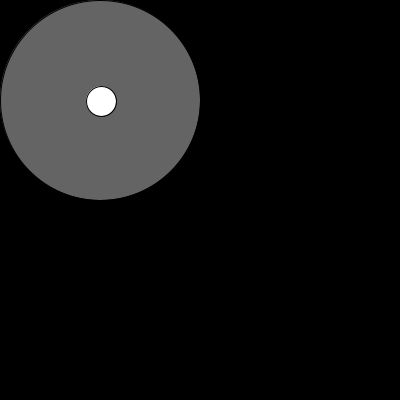
Frame 1 (no input)
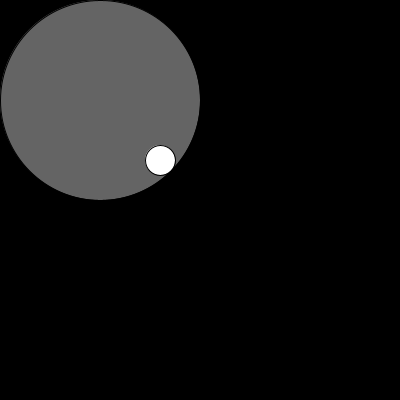
Frame 60 (the mouse pressed at the canvas centre just before this capture)
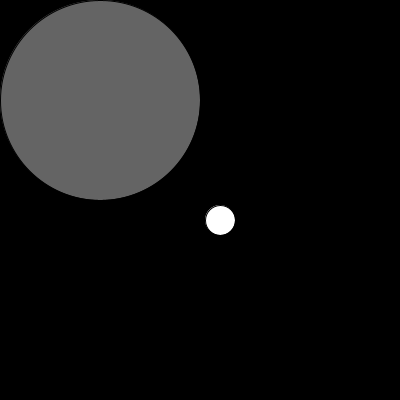
Frame 120 (the mouse held since frame 60 and released just before this capture)

The Processing sketch that drew these frames (run headless with seeded random() and noise(); from frame 60 on, the mouse is pressed at the canvas centre):

// Processing sketch: basic_Class_two_objects
// ── basic_Class_two_objects.pde
Spot sp1 = new Spot(); // we declare and create an object from the class
Spot sp2 = new Spot(); // we declare and create a SECOND object from the SAME class


void setup(){
  size(400,400);
  smooth();
  sp1.init(); // we tell the object 1 to run the code inside init()
  sp2.init(); // we tell the object 2 to run the code inside init()
}

void draw(){
  background(0);
  sp1.xPos ++; // add to the xPos of this object
  sp1.yPos ++; // add to the yPos of this object
  
  sp2.ballColor = 100; // we can also modify only some of the variables of an object
  sp2.ballSize = 200;   // change the size
  
  sp2.display(); // we tell the object 2 to run the code inside display()
  sp1.display(); // we tell the object 1 to run the code inside display()

}

// ── spot.pde
class Spot {

  float xPos, yPos;
  float sizeX, sizeY;
  float ballSize;
  float ballColor;

  void init() {
    xPos = 100;
    yPos = 100;
    ballSize = 30;
    ballColor = 255;
  }

  void display() {
    fill(ballColor);
    ellipse (xPos, yPos, ballSize, ballSize);
  }
}
